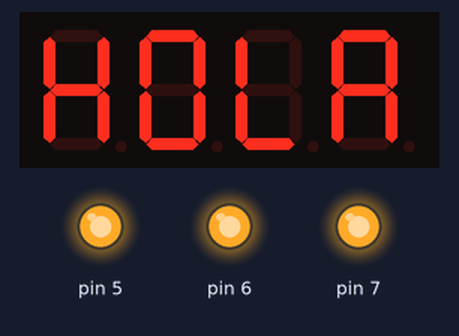
This sketch was run on a simulated Arduino Uno, built with avr-gcc and run on an emulated ATmega328P. Shown: 4-digit seven-segment display, output pins drawn as LEDs (lit = HIGH).

Above: at 0.1 s.
At 5.1 s:
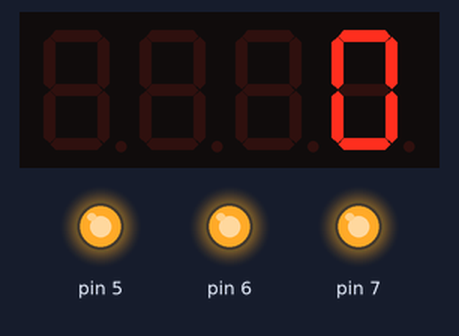
At 9.8 s:
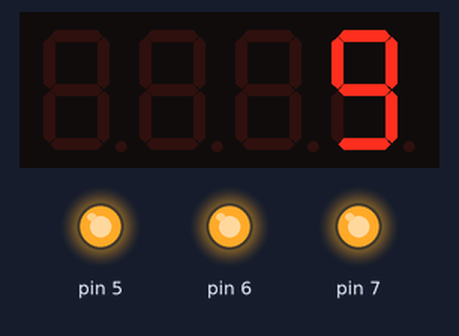
At 19.7 s:
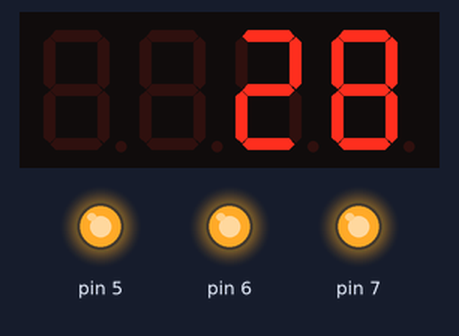
At 29.6 s:
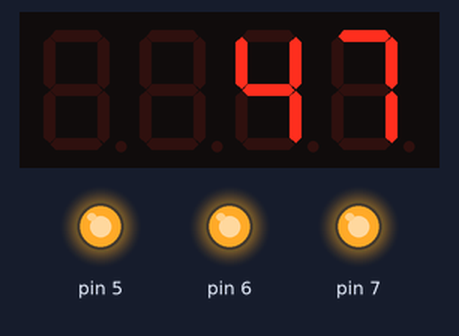
At 39.5 s:
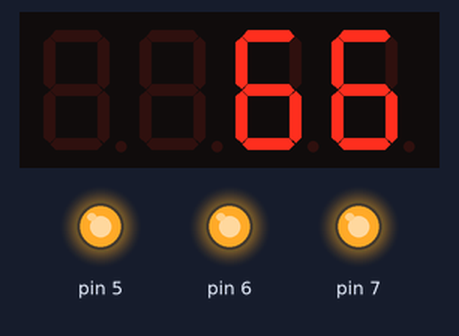
Timing chart, 0 to 40.0 s (numbered marks = the images above):
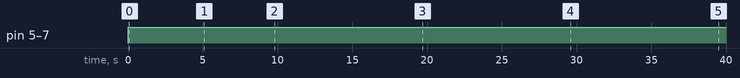

The sketch:

led_clock_test.ino
```cpp
#include <stdint.h>
#include <TM1637Display.h>

const int CLK = 2; //Set the CLK pin connection to the display
const int DIO = 3; //Set the DIO pin connection to the display


int NumStep = 0;  //Variable to interate
int start = 1;
TM1637Display display(CLK, DIO);  //set up the 4-Digit Display.

void setup()
{
  display.setBrightness(0x0a);  //set the diplay to maximum brightness
  pinMode(6,OUTPUT);
  pinMode(7,OUTPUT);
  pinMode(5,OUTPUT);
}


void loop()
{
if(start=1){
    uint8_t data[] = {0b01110110, 0b00111111, 0b00111000, 0b01110111};
    display.setSegments(data);
    digitalWrite(6,HIGH);
    digitalWrite(7,HIGH);
    digitalWrite(5,HIGH);
    delay(5000);
    start=0;
}
  for(NumStep = 0; NumStep < 9999; NumStep++)  //Interrate NumStep
  {
    display.showNumberDec(NumStep); //Display the Variable value;
    delay(500);  //A half second delay between steps.
  }


}
```

Measured:
- by itself, pin 5–7: LOW → HIGH at 0.02 s
- what the display in image 1 shows lasts 0.6 s, from 5.0 s to 5.6 s
